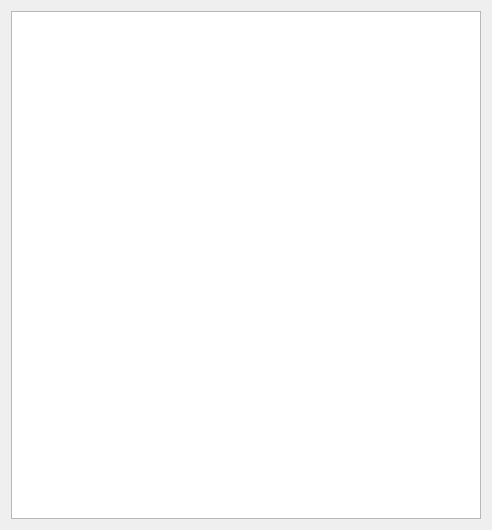
<?xml version="1.0" encoding="UTF-8"?>
<ui version="4.0">
 <class>OnlineUser</class>
 <widget class="QWidget" name="OnlineUser">
  <property name="geometry">
   <rect>
    <x>0</x>
    <y>0</y>
    <width>492</width>
    <height>530</height>
   </rect>
  </property>
  <property name="windowTitle">
   <string>在线用户</string>
  </property>
  <property name="windowIcon">
   <iconset>
    <normaloff>C:/Users/Lenovo/Pictures/Screenshots/d1560ba536047885c981541b4862d82d_512_512.jpg</normaloff>C:/Users/Lenovo/Pictures/Screenshots/d1560ba536047885c981541b4862d82d_512_512.jpg</iconset>
  </property>
  <layout class="QVBoxLayout" name="verticalLayout">
   <item>
    <widget class="QListWidget" name="listWidget">
     <property name="font">
      <font>
       <pointsize>12</pointsize>
      </font>
     </property>
    </widget>
   </item>
  </layout>
 </widget>
 <resources/>
 <connections/>
</ui>
